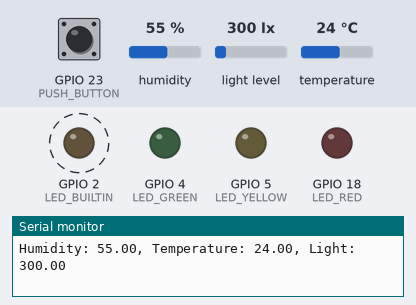
Bench run of a program on a simulated ESP32. On the bench: output pins drawn as LEDs (lit = HIGH), the last lines printed to the serial monitor. Dashed ring = blinking. The inputs (shaded band) are chosen by the test bench; at power-on: humidity 55 %, GPIO 23 (PUSH_BUTTON) HIGH, light level 300 lx, temperature 24 °C.

Above: at 4.8 s.
4.9 s: humidity set to 79 %
9.5 s: humidity set to 82 %
At 10.3 s:
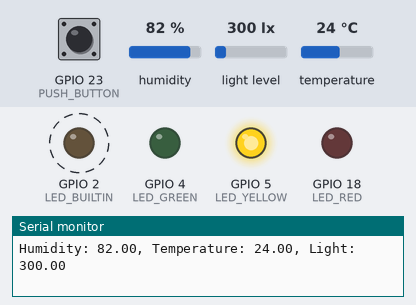
17.1 s: humidity set to 22 %
At 18.8 s:
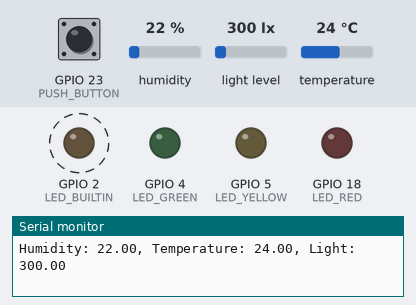
21.5 s: humidity set to 88 %
At 22.8 s:
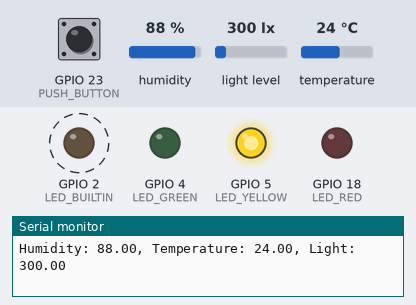
Timing chart, 0 to 26.5 s (numbered marks = the images above; inputs shaded):
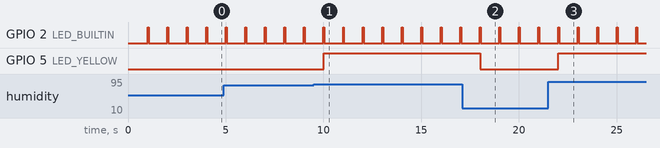

The program:

main.cpp
```cpp
/*
Program: demo gpio 2 led, 1 interrupt switch, luxMeter and DHT11
  - program will print Temperature, Humidity and Light every 2 secs
  - detect push button for counting, detect bounching if exists

 Devices:
- Led Red:    D4 (active high, Anode Led to IO02 via R (68-220) Ohm, Cathode: GND)
- Led Yellow: D5 (active high, Anode Led to IO12 via R (68-220) Ohm, Cathode: GND)
- Led Green:  D18 (active high, Anode Led to IO12 via R (68-220) Ohm, Cathode: GND)
- PushButton (PIN_SW): D23 (active Low, add pull up 10K to 3.3V)
- DHT11: D19, add pullup 10K to VCC
- BH1750: I2C (SDA: D21, SCL:D22; add pullup 10K to 3.3V),
  default addr: 0x23, mode: continuous high resolution mode
*/
#include <Arduino.h>
#include <Ticker.h>
#include <DHTesp.h>
#include <BH1750.h>
#define LED_GREEN  4
#define LED_YELLOW 5
#define LED_RED    18
#define PUSH_BUTTON 23
#define DHT_PIN 19

int g_nCount=0;
Ticker timer1Sec;
Ticker timerLedBuiltinOff;
Ticker timerLedRedOff;
Ticker timerYellowOff;
Ticker timerReadSensor;

DHTesp dht;
BH1750 lightMeter;

void OnTimer1Sec() {
  digitalWrite(LED_BUILTIN, HIGH);
  timerLedBuiltinOff.once_ms(50, []() {
    digitalWrite(LED_BUILTIN, LOW);
  });
}

volatile bool g_fUpdated = false;
IRAM_ATTR void isrPushButton()
{
  g_nCount++;
  g_fUpdated = true;
}

void OnReadSensor()
{
  float fHumidity = dht.getHumidity();
  float fTemperature = dht.getTemperature();
  float lux = lightMeter.readLightLevel();
  Serial.printf("Humidity: %.2f, Temperature: %.2f, Light: %.2f\n",
    fHumidity, fTemperature, lux);
  digitalWrite(LED_YELLOW, (fHumidity > 80)?HIGH:LOW);
}

void setup() {
  // init Leds
  pinMode(LED_BUILTIN, OUTPUT);
  pinMode(LED_GREEN, OUTPUT);
  pinMode(LED_YELLOW, OUTPUT);
  pinMode(LED_RED, OUTPUT);
  digitalWrite(LED_GREEN, LOW);
  digitalWrite(LED_YELLOW, LOW);
  digitalWrite(LED_RED, LOW);

  // init push button interrupt
  pinMode(PUSH_BUTTON, INPUT_PULLUP);
  attachInterrupt(PUSH_BUTTON, isrPushButton, FALLING);

  Serial.begin(115200);

  dht.setup(DHT_PIN, DHTesp::DHT11);

  Wire.begin();
  lightMeter.begin();

  timer1Sec.attach_ms(1000, OnTimer1Sec);
  timerReadSensor.attach_ms(2000, OnReadSensor);
  Serial.println("System ready");
}

int g_nLastCount = 0;
void loop() {
  if (g_fUpdated) {
    g_fUpdated = false;
    Serial.printf("Count: %d\n", g_nCount);
    if (g_nCount - g_nLastCount>1) {
      Serial.printf("Bounching detected! Count: %d, LastCount: %d\n", g_nCount, g_nLastCount);
      digitalWrite(LED_RED, HIGH);
      timerLedRedOff.once_ms(50, []() {
        digitalWrite(LED_RED, LOW);
      });
    }
    g_nLastCount = g_nCount;
  }
}
```

Measured:
- the behaviour switches between 80 and 81 % on humidity (found by bisection; images 0 and 1)
- after the input at 9.5 s, GPIO 5 (LED_YELLOW): LOW → HIGH after 0.51 s
- after the input at 17.1 s, GPIO 5 (LED_YELLOW): HIGH → LOW after 0.91 s
- after the input at 21.5 s, GPIO 5 (LED_YELLOW): LOW → HIGH after 0.51 s
- by itself, GPIO 2 (LED_BUILTIN): alternates HIGH for 0.05 s and LOW for 0.95 s
